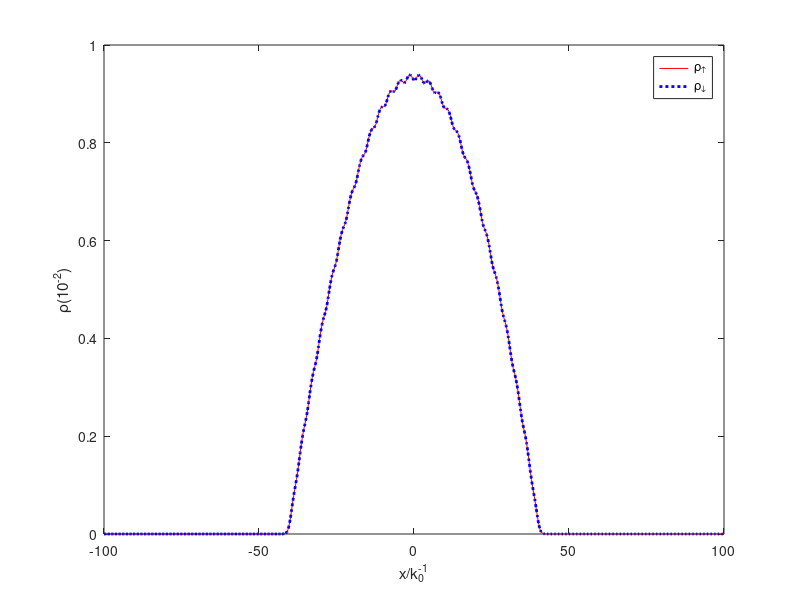
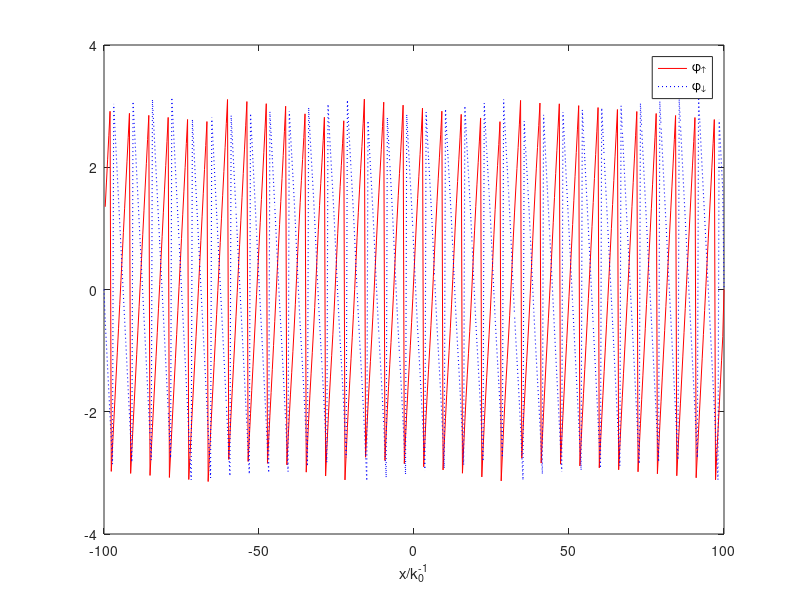
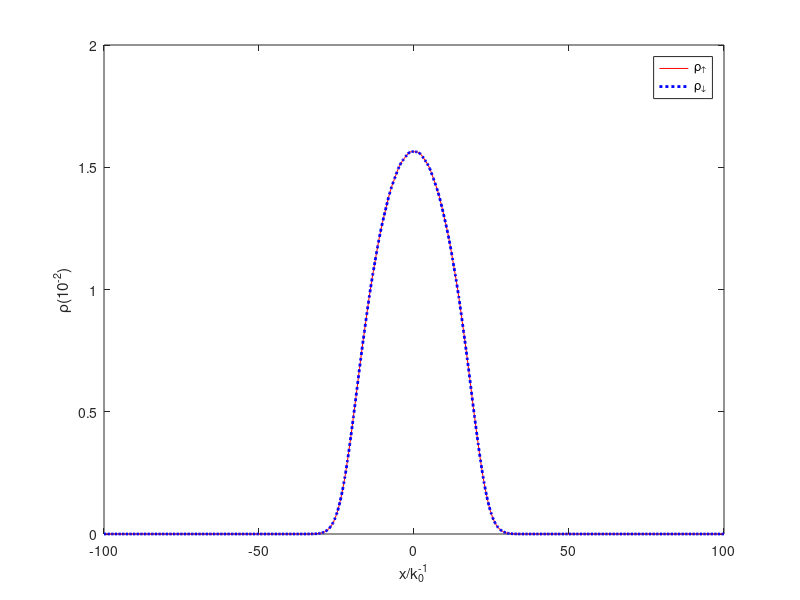
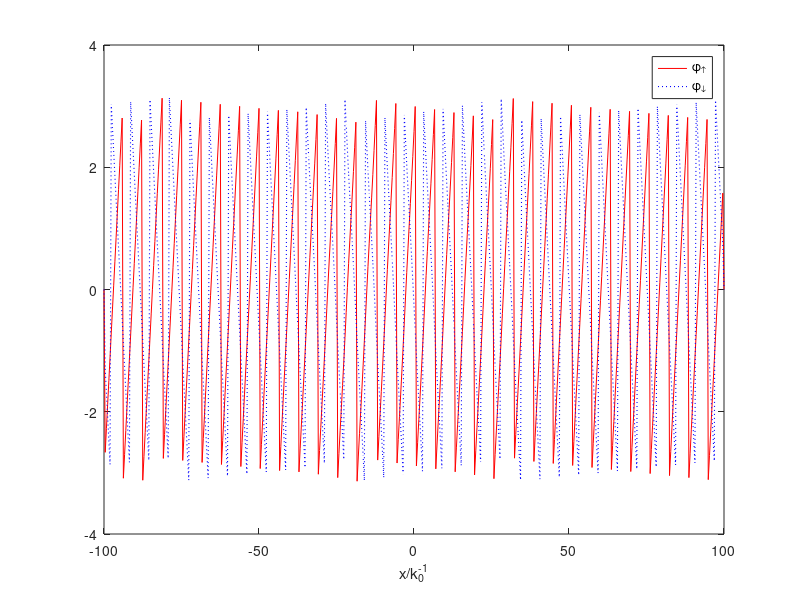

MATLAB code to generate these figures, in order:
%% =========== beta = 2.5ganma; omega = 0.1 ========================
% ============= 平面波相 =============================
% close all
DENA1 = dlmread('DENA1.DAT');
DENA2 = dlmread('DENA2.DAT');
DENB1 = dlmread('DENB1.DAT');
DENB2 = dlmread('DENB2.DAT');
PHASEA1 = dlmread('PHASEA1.DAT');
PHASEA2 = dlmread('PHASEA2.DAT');
PHASEB1 = dlmread('PHASEB1.DAT');
PHASEB2 = dlmread('PHASEB2.DAT');
x = linspace(-100, 100, 513);

figure(1);
% multiply with 100
plot(x, 100*DENA1, 'r-', x, 100*DENA2, 'b:', 'LineWidth', 2);
xlabel('x/k_0^{-1}');
ylabel('\rho(10^{-2})');
legend('\rho_\uparrow', '\rho_\downarrow');

%%
% close all
figure(2);
plot(x, PHASEA1, 'r-', x, PHASEA2, 'b:', 'LineWidth', 0.8);
xlabel('x/k_0^{-1}');
% ylabel('\phi');
legend('\phi_\uparrow', '\phi_\downarrow');

%% 
figure(3);
% multiply with 100
plot(x, 100*DENB1, 'r-', x, 100*DENB2, 'b:', 'LineWidth', 2);
xlabel('x/k_0^{-1}');
ylabel('\rho(10^{-2})');
legend('\rho_\uparrow', '\rho_\downarrow');

%% 
figure(4);
plot(x, PHASEB1, 'r-', x, PHASEB2, 'b:', 'LineWidth', 0.8);
xlabel('x/k_0^{-1}');
% ylabel('\phi');
legend('\phi_\uparrow', '\phi_\downarrow');